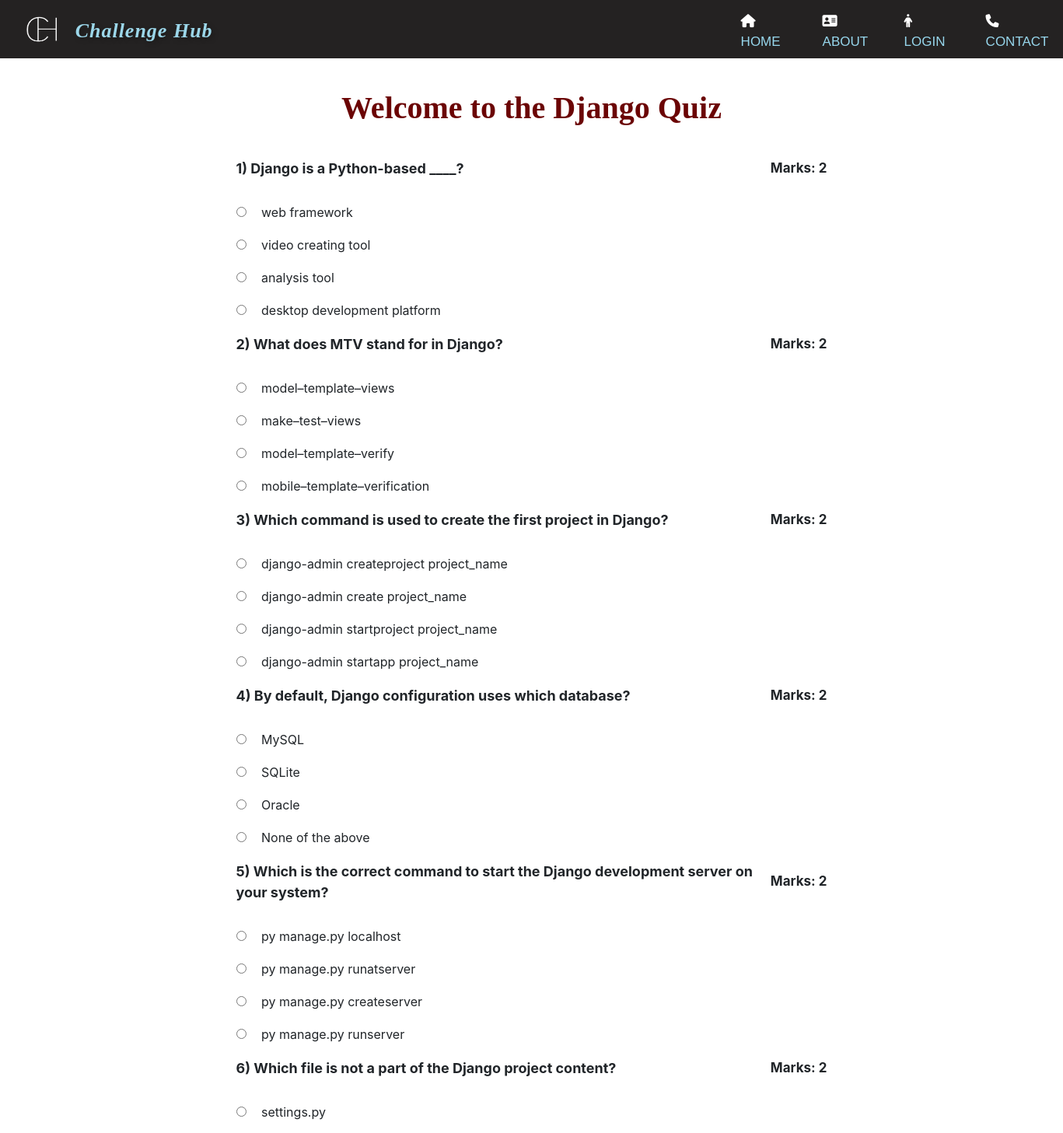
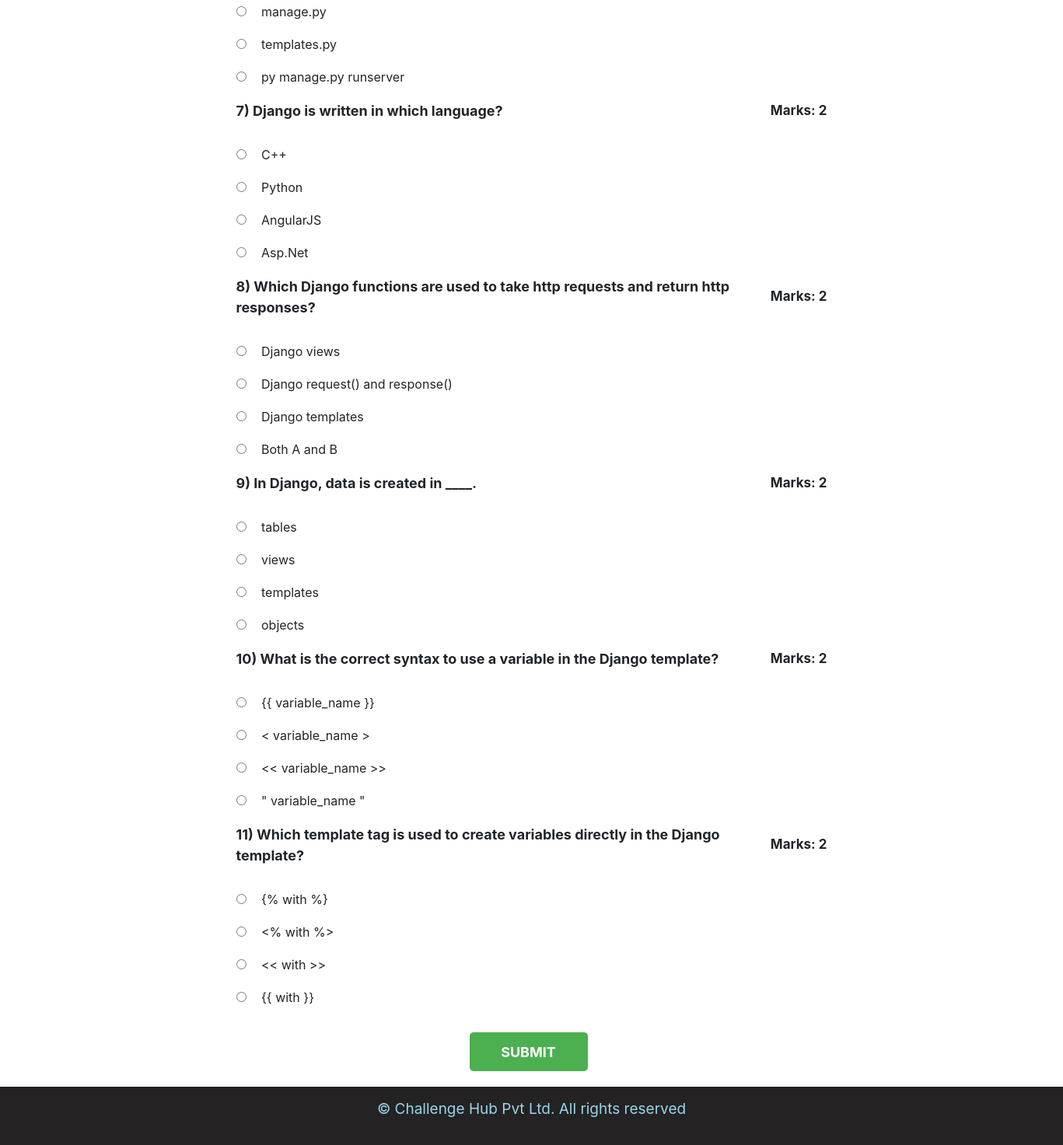
The app's page /start_exam/2/ (signed in) with its own data (2 pictures, top to bottom).
### quizapp/models.py (models this page shows, shortened)
class Course(models.Model):
    course_name = models.CharField(max_length=50)
    question_number = models.PositiveIntegerField()
    total_marks = models.PositiveIntegerField()

class Question(models.Model):
    course = models.ForeignKey(Course, on_delete=models.CASCADE, related_name="questions")
    marks = models.PositiveIntegerField()
    question = models.TextField()
    option1 = models.CharField(max_length=200)
    option2 = models.CharField(max_length=200)
    option3 = models.CharField(max_length=200)
    option4 = models.CharField(max_length=200)
    class AnswerChoices(models.TextChoices):
        OPTION_1 = 'Option1', 'Option 1'
        OPTION_2 = 'Option2', 'Option 2'
        OPTION_3 = 'Option3', 'Option 3'
        OPTION_4 = 'Option4', 'Option 4'
    answer = models.CharField(
        max_length=200,
        choices=AnswerChoices.choices,
    )

### quizapp/views.py (the view, shortened to what this page needs)
# urls.py: path('start_exam/<int:course_id>/', views.start_exam, name='start_exam'),
@login_required
def start_exam(request, course_id):
    course = get_object_or_404(Course, id=course_id)
    questions = Question.objects.filter(course=course)
    is_submitted = False
    total_marks = 0
    if is_submitted:
        if total_marks == course.total_marks:
            performance = "Excellent work! You aced it! 🎉"
        elif total_marks >= course.total_marks / 2:
            performance = "Great job! You passed with flying colors! 😊"
        else:
            performance = "Keep practicing! You'll do better next time! 💪"
    else:
        performance = None
    context = {'course': course, 'questions': questions, 'is_submitted': is_submitted,
                'total_marks': total_marks, 'performance': performance,}
    return render(request, 'start_exam.html', context)

### templates/start_exam.html (shortened to what this page needs)
{% extends 'base.html' %}
{% load static %}
{% block content %}
<div class="exam-container">
    {% if is_submitted %}
    <h1>Quiz Completed!</h1>
    <div class="card text-center mark-sec1">
        <h4 class="card-header text-white" style="background-color: rgb(5, 96, 5);">{{ course.course_name }} Quiz</h4>
        <br>
        <div class="card-body" style="background-color: #f9f9f9;">
            <h5 class="card-title" style="font-weight: bold;">You Have Successfully Completed This Quiz!</h5>
            <p class="card-text" style="font-size: 18px;">You scored:
                <strong style="color: rgb(148, 36, 16); font-size: 20px;">{{ total_marks }}</strong>
                out of <strong style="color: rgb(148, 36, 16); font-size: 20px;">{{ course.total_marks }}</strong>
            </p>
            <p style="font-size: 18px; margin-top: 15px;">
                <strong>Performance Feedback:</strong> {{ performance }}
            </p>
            <div class="actions" style="margin-top: 50px;">
                <a href="{% url 'quizapp:studentdashboard' %}" class="btn btn-info" style="margin-right: 10px;font-size: 16px;text-transform: uppercase;">Go to Dashboard</a>
                <a href="{% url 'quizapp:review_answer' course.id %}" class="btn btn-info" style="margin-right: 10px;font-size: 16px;text-transform: uppercase;">Review Answers</a>
            </div>
        </div>
    </div>
    {% else %}
    <h1>Welcome to the {{ course.course_name }} Quiz</h1>
        <form method="post" action="">
            <div>
            {% for question in questions %}
                <div class="question">
                    <div class="question-content">
                        <p><strong>{{ forloop.counter }}) {{ question.question }}</strong></p>
                    </div>
                    <div class="marks">
                        <p>Marks: {{ question.marks }}</p>
                    </div>
                </div>
                <div class="question-options">
                    <div>
                        <input type="radio" id="option1_{{ question.id }}" name="question_{{ question.id }}" value="Option1">
                        <label for="option1_{{ question.id }}">{{ question.option1 }}</label>
                    </div>
                    <div>
                        <input type="radio" id="option2_{{ question.id }}" name="question_{{ question.id }}" value="Option2">
                        <label for="option2_{{ question.id }}">{{ question.option2 }}</label>
                    </div>
                    <div>
                        <input type="radio" id="option3_{{ question.id }}" name="question_{{ question.id }}" value="Option3">
                        <label for="option3_{{ question.id }}">{{ question.option3 }}</label>
                    </div>
                    <div>
                        <input type="radio" id="option4_{{ question.id }}" name="question_{{ question.id }}" value="Option4">
                        <label for="option4_{{ question.id }}">{{ question.option4 }}</label>
                    </div>
                </div>
            {% endfor %}
                <button type="submit" class="submit-btn">Submit</button>
            </div>
        </form>
    {% endif %}
</div>
{% endblock %}

### static/css/index.css (style rules this page uses)
body { margin: 0; }
.exam-container { width: 100%; max-width: 800px; margin: 0 auto; padding: 20px; }
.exam-container h1 { text-align: center; margin-bottom: 40px; margin-top: 20px; font-family: 'Merriweather', 'Times New Roman', Times, serif; font-size:40px; font-weight: bold; color: #6b0404; }
.question { display: flex; justify-content: space-between; align-items: center; margin-bottom: 15px; }
.question-content { flex: 1; font-size: 18px; }
.marks { font-weight: bold; font-size: 17px; }
.question-options div { margin-bottom: 10px; }
.submit-btn { background-color: #4CAF50; color: white; padding: 10px 32px; font-size: 18px; border: none; border-radius: 5px; cursor: pointer; width: 20%; height: 50px; margin-top: 15px; transition: background-color 0.3s ease; font-weight: bold; text-transform: uppercase; margin-left: 300px; }

### templates/start_exam.html (style rules this page uses)
input[type="radio"] { margin-right: 10px; }
label { font-size: 16px; margin-left: 5px; }

### records on screen
Course: course_name "Django"
Question: question "Django is a Python-based ____?", marks "2", option1 "web framework", option2 "video creating tool", option3 "analysis tool", option4 "desktop development platform"
Question: question "What does MTV stand for in Django?", marks "2", option1 "model–template–views", option2 "make–test–views", option3 "model–template–verify", option4 "mobile–template–verification"
Question: question "Which command is used to create the first project in Django?", marks "2", option1 "django-admin createproject project_name", option2 "django-admin create project_name", option3 "django-admin startproject project_name", option4 "django-admin startapp project_name"
Question: question "By default, Django configuration uses which database?", marks "2", option1 "MySQL", option2 "SQLite", option3 "Oracle", option4 "None of the above"
Question: question "Which is the correct command to start the Django development server on your system?", marks "2", option1 "py manage.py localhost", option2 "py manage.py runatserver", option3 "py manage.py createserver", option4 "py manage.py runserver"
Question: question "Which file is not a part of the Django project content?", marks "2", option1 "settings.py", option2 "manage.py", option3 "templates.py", option4 "py manage.py runserver"
Question: question "Django is written in which language?", marks "2", option1 "C++", option2 "Python", option3 "AngularJS", option4 "Asp.Net"
Question: question "Which Django functions are used to take http requests and return http responses?", marks "2", option1 "Django views", option2 "Django request() and response()", option3 "Django templates", option4 "Both A and B"
Question: question "In Django, data is created in ____.", marks "2", option1 "tables", option2 "views", option3 "templates", option4 "objects"
Question: question "What is the correct syntax to use a variable in the Django template?", marks "2", option1 "{{ variable_name }}", option2 "< variable_name >", option3 "<< variable_name >>", option4 "\" variable_name \""
Question: question "Which template tag is used to create variables directly in the Django template?", marks "2", option1 "{% with %}", option2 "<% with %>", option3 "<< with >>", option4 "{{ with }}"
